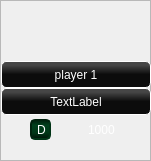
      <widget class="QFrame" name="frame_pl_1">
       <property name="geometry">
        <rect>
         <x>320</x>
         <y>10</y>
         <width>151</width>
         <height>161</height>
        </rect>
       </property>
       <property name="sizePolicy">
        <sizepolicy hsizetype="Fixed" vsizetype="Fixed">
         <horstretch>0</horstretch>
         <verstretch>0</verstretch>
        </sizepolicy>
       </property>
       <property name="minimumSize">
        <size>
         <width>150</width>
         <height>140</height>
        </size>
       </property>
       <property name="maximumSize">
        <size>
         <width>160</width>
         <height>200</height>
        </size>
       </property>
       <property name="styleSheet">
        <string notr="true">#frame_pl_1{
	border: none;
}</string>
       </property>
       <property name="frameShape">
        <enum>QFrame::StyledPanel</enum>
       </property>
       <property name="frameShadow">
        <enum>QFrame::Raised</enum>
       </property>
       <widget class="QFrame" name="frame_pl_1_det">
        <property name="geometry">
         <rect>
          <x>1</x>
          <y>61</y>
          <width>150</width>
          <height>54</height>
         </rect>
        </property>
        <property name="maximumSize">
         <size>
          <width>150</width>
          <height>60</height>
         </size>
        </property>
        <property name="styleSheet">
         <string notr="true">#frame_pl_1_det{
	border: none;
}</string>
        </property>
        <property name="frameShape">
         <enum>QFrame::StyledPanel</enum>
        </property>
        <property name="frameShadow">
         <enum>QFrame::Raised</enum>
        </property>
        <layout class="QVBoxLayout" name="verticalLayout">
         <property name="spacing">
          <number>0</number>
         </property>
         <property name="leftMargin">
          <number>0</number>
         </property>
         <property name="topMargin">
          <number>0</number>
         </property>
         <property name="rightMargin">
          <number>0</number>
         </property>
         <property name="bottomMargin">
          <number>0</number>
         </property>
         <item>
          <widget class="QLabel" name="label_pl_1_name">
           <property name="minimumSize">
            <size>
             <width>110</width>
             <height>26</height>
            </size>
           </property>
           <property name="maximumSize">
            <size>
             <width>16777215</width>
             <height>35</height>
            </size>
           </property>
           <property name="styleSheet">
            <string notr="true">color: white;
background-color: qlineargradient(spread:pad, x1:0, y1:0, x2:0, y2:1, stop:0 rgba(70, 70, 70, 255), stop:0.142045 rgba(70, 70, 70, 255), stop:0.494318 rgba(12, 12, 12, 255), stop:1 rgba(12, 12, 12, 255));
border: 1px solid white;
border-radius: 5px;</string>
           </property>
           <property name="text">
            <string>player 1</string>
           </property>
           <property name="alignment">
            <set>Qt::AlignCenter</set>
           </property>
          </widget>
         </item>
         <item>
          <widget class="QLabel" name="label_pl_1_btc">
           <property name="minimumSize">
            <size>
             <width>110</width>
             <height>26</height>
            </size>
           </property>
           <property name="maximumSize">
            <size>
             <width>16777215</width>
             <height>35</height>
            </size>
           </property>
           <property name="styleSheet">
            <string notr="true">color: white;
background-color: qlineargradient(spread:pad, x1:0, y1:0, x2:0, y2:1, stop:0 rgba(70, 70, 70, 255), stop:0.142045 rgba(70, 70, 70, 255), stop:0.494318 rgba(12, 12, 12, 255), stop:1 rgba(12, 12, 12, 255));
border: 1px solid white;
border-radius: 5px;</string>
           </property>
           <property name="text">
            <string>TextLabel</string>
           </property>
           <property name="alignment">
            <set>Qt::AlignCenter</set>
           </property>
          </widget>
         </item>
        </layout>
       </widget>
       <widget class="QLabel" name="label_p1c1">
        <property name="geometry">
         <rect>
          <x>40</x>
          <y>12</y>
          <width>35</width>
          <height>50</height>
         </rect>
        </property>
        <property name="minimumSize">
         <size>
          <width>0</width>
          <height>50</height>
         </size>
        </property>
        <property name="maximumSize">
         <size>
          <width>35</width>
          <height>50</height>
         </size>
        </property>
        <property name="layoutDirection">
         <enum>Qt::LeftToRight</enum>
        </property>
        <property name="styleSheet">
         <string notr="true"/>
        </property>
        <property name="text">
         <string/>
        </property>
        <property name="pixmap">
         <pixmap>images/41x60/back.png</pixmap>
        </property>
        <property name="scaledContents">
         <bool>true</bool>
        </property>
        <property name="alignment">
         <set>Qt::AlignLeading|Qt::AlignLeft|Qt::AlignVCenter</set>
        </property>
       </widget>
       <widget class="QLabel" name="label_p1c2">
        <property name="geometry">
         <rect>
          <x>85</x>
          <y>12</y>
          <width>35</width>
          <height>50</height>
         </rect>
        </property>
        <property name="minimumSize">
         <size>
          <width>0</width>
          <height>50</height>
         </size>
        </property>
        <property name="maximumSize">
         <size>
          <width>35</width>
          <height>50</height>
         </size>
        </property>
        <property name="styleSheet">
         <string notr="true"/>
        </property>
        <property name="text">
         <string/>
        </property>
        <property name="pixmap">
         <pixmap>images/41x60/back.png</pixmap>
        </property>
        <property name="scaledContents">
         <bool>true</bool>
        </property>
       </widget>
       <widget class="QFrame" name="frame_14">
        <property name="geometry">
         <rect>
          <x>30</x>
          <y>119</y>
          <width>115</width>
          <height>22</height>
         </rect>
        </property>
        <property name="minimumSize">
         <size>
          <width>100</width>
          <height>22</height>
         </size>
        </property>
        <property name="maximumSize">
         <size>
          <width>115</width>
          <height>30</height>
         </size>
        </property>
        <property name="styleSheet">
         <string notr="true">#frame_14{
	border: none;
}</string>
        </property>
        <property name="frameShape">
         <enum>QFrame::StyledPanel</enum>
        </property>
        <property name="frameShadow">
         <enum>QFrame::Raised</enum>
        </property>
        <layout class="QHBoxLayout" name="horizontalLayout_2">
         <property name="spacing">
          <number>8</number>
         </property>
         <property name="leftMargin">
          <number>0</number>
         </property>
         <property name="topMargin">
          <number>0</number>
         </property>
         <property name="rightMargin">
          <number>0</number>
         </property>
         <property name="bottomMargin">
          <number>0</number>
         </property>
         <item>
          <widget class="QLabel" name="label_pl_1_dealer">
           <property name="minimumSize">
            <size>
             <width>21</width>
             <height>21</height>
            </size>
           </property>
           <property name="maximumSize">
            <size>
             <width>21</width>
             <height>21</height>
            </size>
           </property>
           <property name="styleSheet">
            <string notr="true">background-color: qlineargradient(spread:pad, x1:1, y1:0, x2:1, y2:1, stop:0 rgba(0, 30, 13, 255), stop:0.272727 rgba(0, 64, 28, 255), stop:0.6875 rgba(0, 54, 23, 255), stop:1 rgba(0, 16, 7, 255));
color: white;
font: 10pt &quot;Montserrat&quot;;
border: 2px solid black;
border-style: inset;
border-color: rgb(0, 34, 14);
padding-left: 2px;
border-radius: 5px;</string>
           </property>
           <property name="text">
            <string>D</string>
           </property>
           <property name="alignment">
            <set>Qt::AlignCenter</set>
           </property>
          </widget>
         </item>
         <item>
          <widget class="QLabel" name="label_pl_1_bet">
           <property name="minimumSize">
            <size>
             <width>21</width>
             <height>21</height>
            </size>
           </property>
           <property name="maximumSize">
            <size>
             <width>21</width>
             <height>21</height>
            </size>
           </property>
           <property name="text">
            <string/>
           </property>
           <property name="pixmap">
            <pixmap>images/jLyAbQqTfW.png</pixmap>
           </property>
           <property name="scaledContents">
            <bool>true</bool>
           </property>
          </widget>
         </item>
         <item>
          <widget class="QLabel" name="label_pl_1_bet_amt">
           <property name="maximumSize">
            <size>
             <width>16777215</width>
             <height>25</height>
            </size>
           </property>
           <property name="styleSheet">
            <string notr="true">color: white;
font: 11pt &quot;Montserrat&quot;;
border-radius: 5px;
background-color: transparent;</string>
           </property>
           <property name="text">
            <string>1000</string>
           </property>
           <property name="alignment">
            <set>Qt::AlignLeading|Qt::AlignLeft|Qt::AlignVCenter</set>
           </property>
           <property name="wordWrap">
            <bool>true</bool>
           </property>
          </widget>
         </item>
        </layout>
       </widget>
       <widget class="QLabel" name="pl_1_avatar">
        <property name="geometry">
         <rect>
          <x>50</x>
          <y>12</y>
          <width>50</width>
          <height>50</height>
         </rect>
        </property>
        <property name="minimumSize">
         <size>
          <width>50</width>
          <height>50</height>
         </size>
        </property>
        <property name="text">
         <string/>
        </property>
        <property name="pixmap">
         <pixmap>images/ksdfvQWC.png</pixmap>
        </property>
        <property name="scaledContents">
         <bool>true</bool>
        </property>
       </widget>
      </widget>
